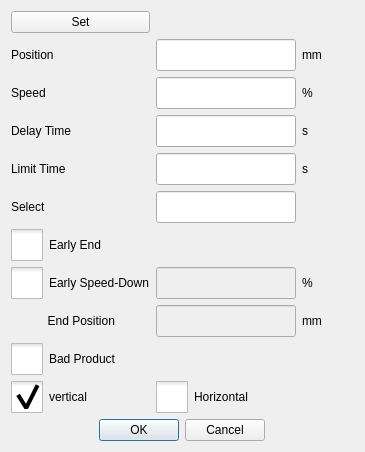
<?xml version="1.0" encoding="UTF-8"?>
<ui version="4.0">
 <class>ICInstructModifyDialog</class>
 <widget class="QDialog" name="ICInstructModifyDialog">
  <property name="geometry">
   <rect>
    <x>0</x>
    <y>0</y>
    <width>365</width>
    <height>423</height>
   </rect>
  </property>
  <property name="windowTitle">
   <string>Edit</string>
  </property>
  <property name="windowIcon">
   <iconset resource="../resource.qrc">
    <normaloff>:/resource/parameter.png</normaloff>:/resource/parameter.png</iconset>
  </property>
  <layout class="QGridLayout" name="gridLayout">
   <item row="3" column="0">
    <widget class="QLabel" name="delayLabel">
     <property name="sizePolicy">
      <sizepolicy hsizetype="Fixed" vsizetype="Preferred">
       <horstretch>0</horstretch>
       <verstretch>0</verstretch>
      </sizepolicy>
     </property>
     <property name="minimumSize">
      <size>
       <width>134</width>
       <height>0</height>
      </size>
     </property>
     <property name="maximumSize">
      <size>
       <width>155</width>
       <height>16777215</height>
      </size>
     </property>
     <property name="text">
      <string>Delay Time</string>
     </property>
    </widget>
   </item>
   <item row="8" column="0">
    <widget class="QLabel" name="label">
     <property name="sizePolicy">
      <sizepolicy hsizetype="Minimum" vsizetype="Fixed">
       <horstretch>0</horstretch>
       <verstretch>0</verstretch>
      </sizepolicy>
     </property>
     <property name="layoutDirection">
      <enum>Qt::RightToLeft</enum>
     </property>
     <property name="text">
      <string>           End Position</string>
     </property>
    </widget>
   </item>
   <item row="7" column="3">
    <widget class="QLabel" name="mmLabel_4">
     <property name="text">
      <string>%</string>
     </property>
    </widget>
   </item>
   <item row="5" column="0">
    <widget class="QLabel" name="selectLabel">
     <property name="text">
      <string>Select</string>
     </property>
    </widget>
   </item>
   <item row="7" column="1">
    <widget class="ICLineEditWithVirtualNumericKeypad" name="earlyDownSpeedTimeEdit">
     <property name="enabled">
      <bool>false</bool>
     </property>
     <property name="sizePolicy">
      <sizepolicy hsizetype="Preferred" vsizetype="Fixed">
       <horstretch>0</horstretch>
       <verstretch>0</verstretch>
      </sizepolicy>
     </property>
     <property name="minimumSize">
      <size>
       <width>0</width>
       <height>32</height>
      </size>
     </property>
     <property name="text">
      <string/>
     </property>
    </widget>
   </item>
   <item row="2" column="0">
    <widget class="QLabel" name="speedLabel">
     <property name="text">
      <string>Speed</string>
     </property>
    </widget>
   </item>
   <item row="8" column="3">
    <widget class="QLabel" name="mmLabel_2">
     <property name="text">
      <string>mm</string>
     </property>
    </widget>
   </item>
   <item row="1" column="0">
    <widget class="QLabel" name="positionLabel">
     <property name="text">
      <string>Position</string>
     </property>
    </widget>
   </item>
   <item row="9" column="0">
    <widget class="QCheckBox" name="badProductBox">
     <property name="styleSheet">
      <string notr="true">::indicator {
     width: 32px;
     height: 32px;
 }

::indicator:unchecked 
{
     image: url(:/resource/check_unchecked.png);
 }
::indicator:checked 
{
     image: url(:/resource/check_checked.png);
 }

QRadioButton::indicator:checked:disabled
{
 image: url(:/resource/check_checked_disable.png);
}

QRadioButton::indicator:unchecked:disabled
{
 image: url(:/resource/check_unchecked_disable.png);
}



</string>
     </property>
     <property name="text">
      <string>Bad Product</string>
     </property>
    </widget>
   </item>
   <item row="10" column="0">
    <widget class="QCheckBox" name="verticalBox">
     <property name="sizePolicy">
      <sizepolicy hsizetype="Fixed" vsizetype="Fixed">
       <horstretch>0</horstretch>
       <verstretch>0</verstretch>
      </sizepolicy>
     </property>
     <property name="maximumSize">
      <size>
       <width>177</width>
       <height>16777215</height>
      </size>
     </property>
     <property name="layoutDirection">
      <enum>Qt::LeftToRight</enum>
     </property>
     <property name="styleSheet">
      <string notr="true">::indicator {
     width: 32px;
     height: 32px;
 }

::indicator:unchecked 
{
     image: url(:/resource/check_unchecked.png);
 }
::indicator:checked 
{
     image: url(:/resource/check_checked.png);
 }

QRadioButton::indicator:checked:disabled
{
 image: url(:/resource/check_checked_disable.png);
}

QRadioButton::indicator:unchecked:disabled
{
 image: url(:/resource/check_unchecked_disable.png);
}



</string>
     </property>
     <property name="text">
      <string>vertical</string>
     </property>
     <property name="checkable">
      <bool>true</bool>
     </property>
     <property name="checked">
      <bool>true</bool>
     </property>
     <attribute name="buttonGroup">
      <string notr="true">buttonGroup</string>
     </attribute>
    </widget>
   </item>
   <item row="1" column="3">
    <widget class="QLabel" name="mmLabel">
     <property name="text">
      <string>mm</string>
     </property>
    </widget>
   </item>
   <item row="3" column="3">
    <widget class="QLabel" name="delayUnitLabel">
     <property name="text">
      <string>s</string>
     </property>
    </widget>
   </item>
   <item row="11" column="0" colspan="2">
    <widget class="QDialogButtonBox" name="buttonBox">
     <property name="sizePolicy">
      <sizepolicy hsizetype="Preferred" vsizetype="Fixed">
       <horstretch>0</horstretch>
       <verstretch>0</verstretch>
      </sizepolicy>
     </property>
     <property name="maximumSize">
      <size>
       <width>254</width>
       <height>16777215</height>
      </size>
     </property>
     <property name="orientation">
      <enum>Qt::Horizontal</enum>
     </property>
     <property name="standardButtons">
      <set>QDialogButtonBox::Cancel|QDialogButtonBox::Ok</set>
     </property>
    </widget>
   </item>
   <item row="6" column="0">
    <widget class="QCheckBox" name="earlyEndCheckBox">
     <property name="styleSheet">
      <string notr="true">::indicator {
     width: 32px;
     height: 32px;
 }

::indicator:unchecked 
{
     image: url(:/resource/check_unchecked.png);
 }
::indicator:checked 
{
     image: url(:/resource/check_checked.png);
 }

QRadioButton::indicator:checked:disabled
{
 image: url(:/resource/check_checked_disable.png);
}

QRadioButton::indicator:unchecked:disabled
{
 image: url(:/resource/check_unchecked_disable.png);
}



</string>
     </property>
     <property name="text">
      <string>Early End</string>
     </property>
    </widget>
   </item>
   <item row="2" column="1">
    <widget class="ICLineEditWithVirtualNumericKeypad" name="speedEdit">
     <property name="sizePolicy">
      <sizepolicy hsizetype="Preferred" vsizetype="Fixed">
       <horstretch>0</horstretch>
       <verstretch>0</verstretch>
      </sizepolicy>
     </property>
     <property name="minimumSize">
      <size>
       <width>0</width>
       <height>32</height>
      </size>
     </property>
    </widget>
   </item>
   <item row="8" column="1">
    <widget class="ICLineEditWithVirtualNumericKeypad" name="earlyEndTimeEdit">
     <property name="enabled">
      <bool>false</bool>
     </property>
     <property name="sizePolicy">
      <sizepolicy hsizetype="Fixed" vsizetype="Fixed">
       <horstretch>0</horstretch>
       <verstretch>0</verstretch>
      </sizepolicy>
     </property>
     <property name="minimumSize">
      <size>
       <width>140</width>
       <height>32</height>
      </size>
     </property>
     <property name="maximumSize">
      <size>
       <width>177</width>
       <height>16777215</height>
      </size>
     </property>
     <property name="text">
      <string/>
     </property>
    </widget>
   </item>
   <item row="2" column="3">
    <widget class="QLabel" name="precentLabel">
     <property name="text">
      <string>%</string>
     </property>
    </widget>
   </item>
   <item row="7" column="0">
    <widget class="QCheckBox" name="earlySpeedDownCheckBox">
     <property name="sizePolicy">
      <sizepolicy hsizetype="Fixed" vsizetype="Fixed">
       <horstretch>0</horstretch>
       <verstretch>0</verstretch>
      </sizepolicy>
     </property>
     <property name="maximumSize">
      <size>
       <width>170</width>
       <height>16777215</height>
      </size>
     </property>
     <property name="mouseTracking">
      <bool>true</bool>
     </property>
     <property name="styleSheet">
      <string notr="true">::indicator {
     width: 32px;
     height: 32px;
 }

::indicator:unchecked 
{
     image: url(:/resource/check_unchecked.png);
 }
::indicator:checked 
{
     image: url(:/resource/check_checked.png);
 }

QRadioButton::indicator:checked:disabled
{
 image: url(:/resource/check_checked_disable.png);
}

QRadioButton::indicator:unchecked:disabled
{
 image: url(:/resource/check_unchecked_disable.png);
}



</string>
     </property>
     <property name="text">
      <string>Early Speed-Down</string>
     </property>
     <property name="checkable">
      <bool>true</bool>
     </property>
    </widget>
   </item>
   <item row="5" column="1">
    <widget class="ICLineEditWithVirtualNumericKeypad" name="selectEdit">
     <property name="sizePolicy">
      <sizepolicy hsizetype="Preferred" vsizetype="Fixed">
       <horstretch>0</horstretch>
       <verstretch>0</verstretch>
      </sizepolicy>
     </property>
     <property name="minimumSize">
      <size>
       <width>0</width>
       <height>32</height>
      </size>
     </property>
    </widget>
   </item>
   <item row="0" column="0">
    <widget class="QPushButton" name="setButton">
     <property name="sizePolicy">
      <sizepolicy hsizetype="Minimum" vsizetype="Fixed">
       <horstretch>0</horstretch>
       <verstretch>0</verstretch>
      </sizepolicy>
     </property>
     <property name="text">
      <string>Set</string>
     </property>
    </widget>
   </item>
   <item row="10" column="1">
    <widget class="QCheckBox" name="horizontalBox">
     <property name="sizePolicy">
      <sizepolicy hsizetype="Fixed" vsizetype="Fixed">
       <horstretch>0</horstretch>
       <verstretch>0</verstretch>
      </sizepolicy>
     </property>
     <property name="maximumSize">
      <size>
       <width>177</width>
       <height>16777215</height>
      </size>
     </property>
     <property name="styleSheet">
      <string notr="true">::indicator {
     width: 32px;
     height: 32px;
 }

::indicator:unchecked 
{
     image: url(:/resource/check_unchecked.png);
 }
::indicator:checked 
{
     image: url(:/resource/check_checked.png);
 }

QRadioButton::indicator:checked:disabled
{
 image: url(:/resource/check_checked_disable.png);
}

QRadioButton::indicator:unchecked:disabled
{
 image: url(:/resource/check_unchecked_disable.png);
}



</string>
     </property>
     <property name="text">
      <string>Horizontal</string>
     </property>
     <attribute name="buttonGroup">
      <string notr="true">buttonGroup</string>
     </attribute>
    </widget>
   </item>
   <item row="1" column="1">
    <widget class="ICLineEditWithVirtualNumericKeypad" name="posEdit">
     <property name="sizePolicy">
      <sizepolicy hsizetype="Preferred" vsizetype="Fixed">
       <horstretch>0</horstretch>
       <verstretch>0</verstretch>
      </sizepolicy>
     </property>
     <property name="minimumSize">
      <size>
       <width>0</width>
       <height>32</height>
      </size>
     </property>
    </widget>
   </item>
   <item row="3" column="1">
    <widget class="ICLineEditWithVirtualNumericKeypad" name="delayTimeEdit">
     <property name="sizePolicy">
      <sizepolicy hsizetype="Preferred" vsizetype="Fixed">
       <horstretch>0</horstretch>
       <verstretch>0</verstretch>
      </sizepolicy>
     </property>
     <property name="minimumSize">
      <size>
       <width>0</width>
       <height>32</height>
      </size>
     </property>
    </widget>
   </item>
   <item row="3" column="4">
    <spacer name="horizontalSpacer">
     <property name="orientation">
      <enum>Qt::Horizontal</enum>
     </property>
     <property name="sizeHint" stdset="0">
      <size>
       <width>40</width>
       <height>20</height>
      </size>
     </property>
    </spacer>
   </item>
   <item row="4" column="0">
    <widget class="QLabel" name="limitLabel">
     <property name="sizePolicy">
      <sizepolicy hsizetype="Fixed" vsizetype="Preferred">
       <horstretch>0</horstretch>
       <verstretch>0</verstretch>
      </sizepolicy>
     </property>
     <property name="minimumSize">
      <size>
       <width>134</width>
       <height>0</height>
      </size>
     </property>
     <property name="maximumSize">
      <size>
       <width>155</width>
       <height>16777215</height>
      </size>
     </property>
     <property name="text">
      <string>Limit Time</string>
     </property>
    </widget>
   </item>
   <item row="4" column="1">
    <widget class="ICLineEditWithVirtualNumericKeypad" name="limitTimeEdit">
     <property name="sizePolicy">
      <sizepolicy hsizetype="Preferred" vsizetype="Fixed">
       <horstretch>0</horstretch>
       <verstretch>0</verstretch>
      </sizepolicy>
     </property>
     <property name="minimumSize">
      <size>
       <width>0</width>
       <height>32</height>
      </size>
     </property>
    </widget>
   </item>
   <item row="4" column="3">
    <widget class="QLabel" name="limitUnitLabel">
     <property name="text">
      <string>s</string>
     </property>
    </widget>
   </item>
  </layout>
 </widget>
 <customwidgets>
  <customwidget>
   <class>ICLineEditWithVirtualNumericKeypad</class>
   <extends>QLineEdit</extends>
   <header>iclineeditwithvirtualnumerickeypad.h</header>
  </customwidget>
 </customwidgets>
 <resources>
  <include location="../resource.qrc"/>
 </resources>
 <connections>
  <connection>
   <sender>buttonBox</sender>
   <signal>accepted()</signal>
   <receiver>ICInstructModifyDialog</receiver>
   <slot>accept()</slot>
   <hints>
    <hint type="sourcelabel">
     <x>248</x>
     <y>254</y>
    </hint>
    <hint type="destinationlabel">
     <x>157</x>
     <y>274</y>
    </hint>
   </hints>
  </connection>
  <connection>
   <sender>buttonBox</sender>
   <signal>rejected()</signal>
   <receiver>ICInstructModifyDialog</receiver>
   <slot>reject()</slot>
   <hints>
    <hint type="sourcelabel">
     <x>286</x>
     <y>271</y>
    </hint>
    <hint type="destinationlabel">
     <x>286</x>
     <y>274</y>
    </hint>
   </hints>
  </connection>
 </connections>
 <buttongroups>
  <buttongroup name="buttonGroup"/>
 </buttongroups>
</ui>
